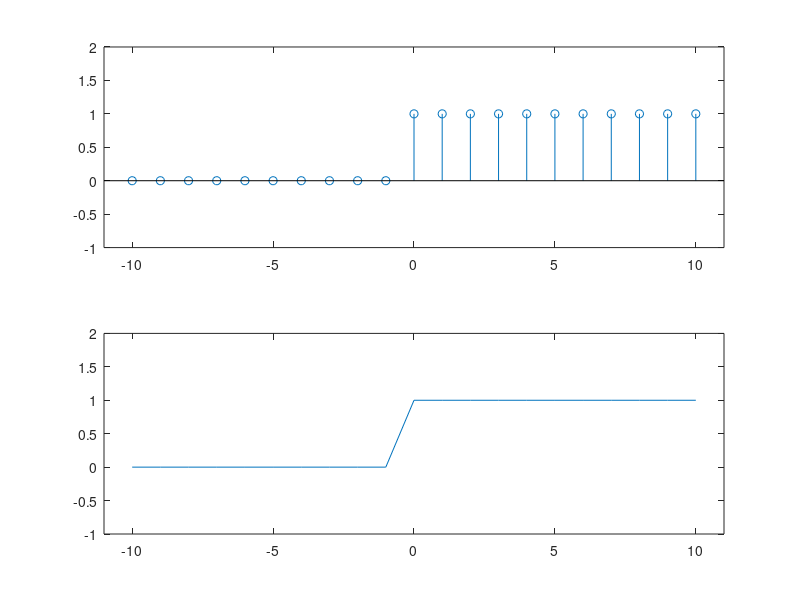

Recreate this plot in MATLAB.
clc;
clear all;
k=0;
for n= -10:1:10
 k=k+1;   
   %fprintf('value of n is : %d\n', n);
   if n>=0 
      S(k,1)=1;
      
     % fprintf('S:%d\n',S );
   else
      S(k,1)=0;
      
      %fprintf('S:%d\n',S );
   end
   
end
subplot(2,1,1);
stem(-10:1:10, S),axis([-11,11,-1,2])
subplot(2,1,2)
plot(-10:1:10, S),axis([-11,11,-1,2])
